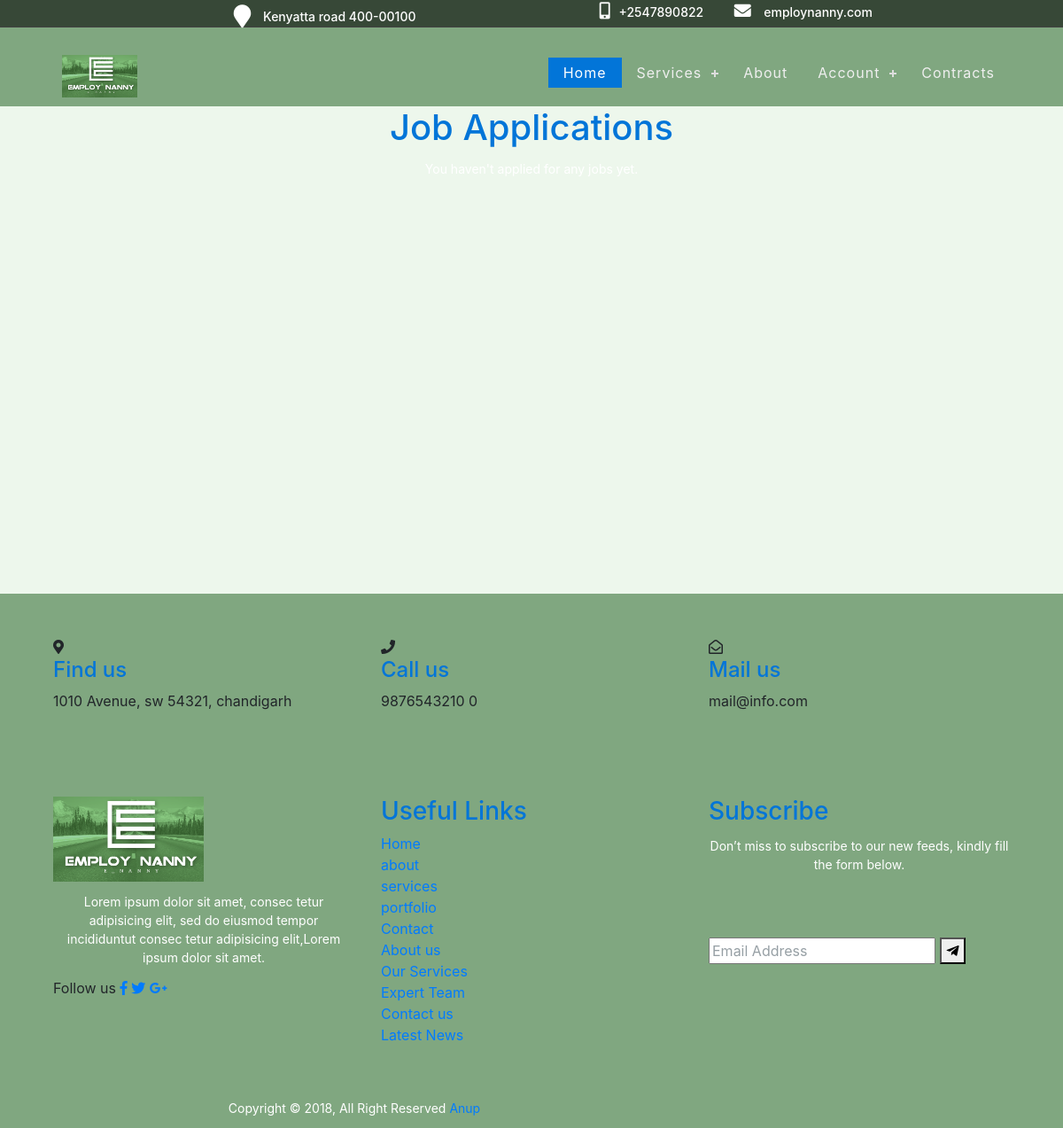
Page /job_application_status (signed in) on the earlier database version.
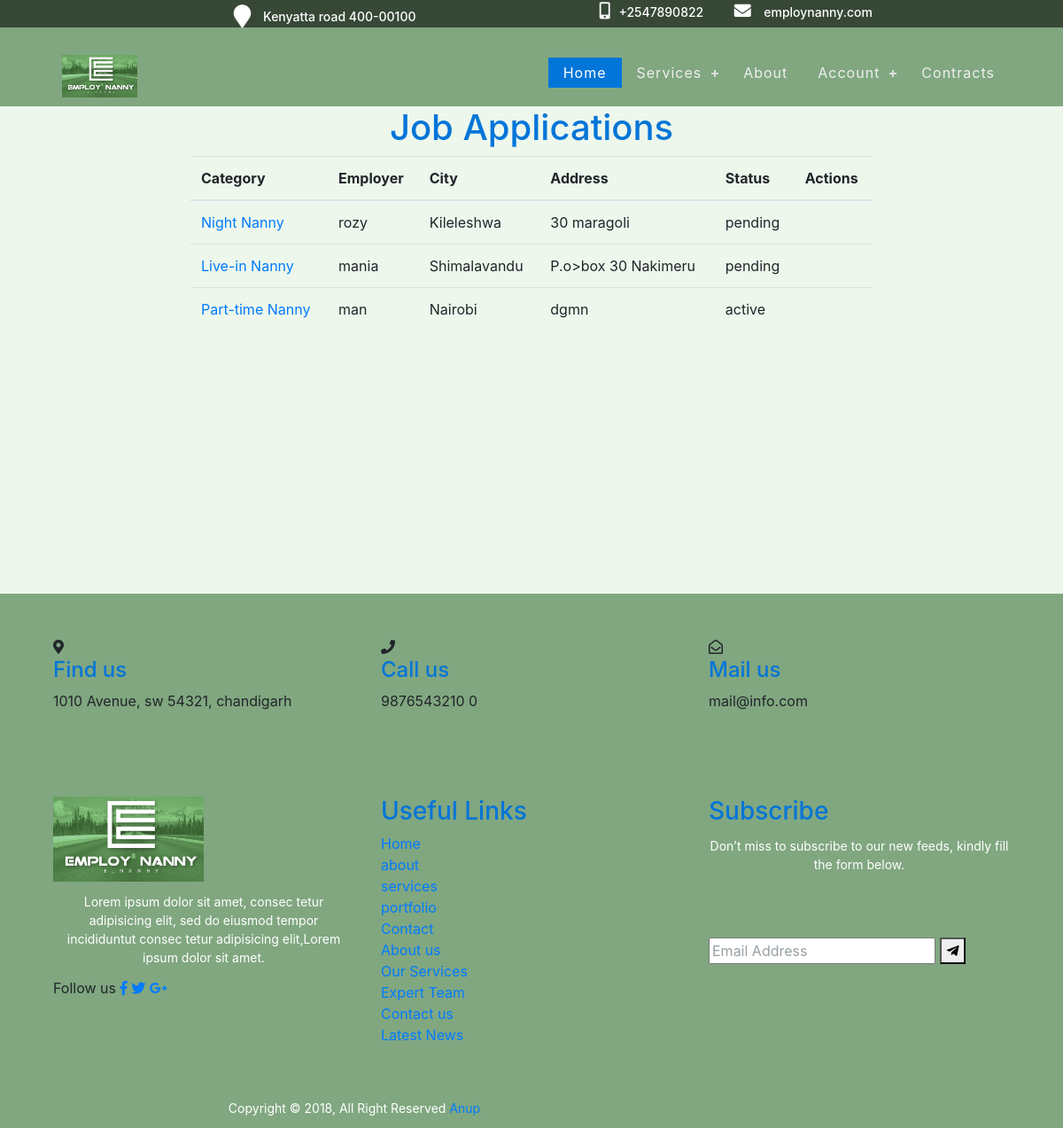
Same page on the later database version.
### jobapp/models.py (models this page shows, shortened)
class JobApplication(models.Model):
    job = models.ForeignKey(jobModel, on_delete=models.CASCADE)
    nanny = models.ForeignKey(NannyDetails, on_delete=models.CASCADE)
    status = models.CharField(
        max_length=20, choices=CONTRACT_STATUS, default='pending')
    notes = models.TextField(blank=True)

class jobModel(models.Model):
    employer = models.ForeignKey(User, on_delete=models.CASCADE)
    category = models.CharField(max_length=100, choices=CATEGORIES)
    city = models.CharField(max_length=100)
    addresss = models.CharField(max_length=100)
    salary = models.CharField(max_length=100)
    language = models.CharField(max_length=100)
    nanny_age = models.CharField(max_length=100, choices=AGE_GROUP_CHOICES)
    hours_per_day = models.IntegerField(default=2)
    start_date = models.DateField()
    years_of_experience = models.IntegerField(default=0)
    duration = models.CharField(max_length=100, choices=CONTRACT_DURATION)
    date_posted = models.DateTimeField(auto_now_add=True)
    job_description = models.TextField(blank=True)

### jobapp/views.py (the view)
# urls.py: path("job_application_status", views.application_status,
def application_status(request):
    nanny = request.user.nannydetails
    job_applications = JobApplication.objects.filter(nanny=nanny)
    context = {"job_applications": job_applications}
    for job_application in job_applications:
        contract = None
        try:
            contract = ContractModel.objects.get(
                job=job_application.job, nanny=nanny)
        except ContractModel.DoesNotExist:
            pass
        job_application.contract = contract
        context["contract"] = contract
    return render(request, 'jobapp/application_status.html', context)

### jobapp/templates/jobapp/application_status.html (shortened to what this page needs)
{% extends 'jobapp/base.html' %}
{% block content %}
<div class="container status-height">
  <h1>Job Applications</h1>
  {% if job_applications %}
    <table class="table">
      <thead>
        <tr>
          <th>Category</th>
          <th>Employer</th>
          <th>City</th>
          <th>Address</th>
          <th>Status</th>
          <th>Actions</th>
        </tr>
      </thead>
      <tbody>
        {% for job_application in job_applications %}
          <tr>
            <td><a href="{% url 'job_detail' job_id=job_application.job.id %}">{{ job_application.job.category }}</a></td>
            <td>{{ job_application.job.employer.username }}</td>
            <td>{{ job_application.job.city }}</td>
            <td>{{ job_application.job.addresss }}</td>
            <td>{{ job_application.status }}</td>
            <td>
            </td>
          </tr>
        {% endfor %}
      </tbody>
    </table>
  {% else %}
    <p>You haven't applied for any jobs yet.</p>
  {% endif %}
</div>
{% endblock content %}

### jobapp/templates/jobapp/base.html (shortened to what this page needs)
{%load static%}
<!DOCTYPE html>
<html lang="en">
<head>
    <link rel="stylesheet" href="https://maxcdn.bootstrapcdn.com/bootstrap/4.1.3/css/bootstrap.min.css">
<link rel="stylesheet" href="https://use.fontawesome.com/releases/v5.6.3/css/all.css">
<link rel="stylesheet" href="{%static 'css/base.css'%}"/>
<link rel="stylesheet" href="{%static 'css/registration.css'%}"/>
<link rel="stylesheet" href="{%static 'css/header.css'%}"/>
<link rel="stylesheet" href="{%static 'css/home.css'%}"/>
<link rel="stylesheet" href="{%static 'css/base.css'%}"/>
<link rel="stylesheet" href="{%static 'css/nannyDetails.css'%}"/>
</head>
<body>
   {%include 'jobapp/header.html'%}
   {%block content%} {%endblock content%}
   {%include 'jobapp/footer.html'%}
</body>
</html>

### jobapp/templates/jobapp/header.html (shortened to what this page needs)
{% load static %}
<header>
  <div class="header-top">
    <div class="container">
      <div class="row">
        <div class="col-md-5 col-sm-12 right_info">
          <p><i class="fa fa-map-marker"></i> Kenyatta road 400-00100</p>
        </div>
        <div class="col-md-7 col-sm-12 left_info">
          <ul>
            <li><i class="fa fa-mobile-alt"></i><a href="0740743521">+2547890822</a></li>
            <li>
              <i class="fa fa-envelope" aria-hidden="true"></i>
              <a href="home">employnanny.com</a>
            </li>
          </ul>
        </div>
      </div>
    </div>
  </div>
  <div class="header-main">
    <div class="head_container">
      <nav id="cssmenu">
        <div class="logo">
          <a href="{% url 'home' %}">
            <img class="logo3" src="{% static 'images/logo.png' %}" alt="P" />
          </a>
        </div>
        <ul>
          <li class="active"><a href="{% url 'home' %}">Home</a></li>
          <li>
            <a href="#">Services</a>
          </li>
          <li><a href="{%url 'about_us'%}">About</a></li>
          <li>
            <a href="#">Account</a>
          </li>
          <li><a href="#">Contracts</a></li>
        </ul>
      </nav>
    </div>
  </div>
</header>

### jobapp/templates/jobapp/footer.html
{%load static%}
<footer class="footer-section" style="background: rgb(128, 167, 128)">
  <div class="head_container">
    <div class="footer-cta pt-5 pb-5">
      <div class="row">
        <div class="col-xl-4 col-md-4 mb-30">
          <div class="single-cta">
            <i class="fas fa-map-marker-alt"></i>
            <div class="cta-text">
              <h4>Find us</h4>
              <span>1010 Avenue, sw 54321, chandigarh</span>
            </div>
          </div>
        </div>
        <div class="col-xl-4 col-md-4 mb-30">
          <div class="single-cta">
            <i class="fas fa-phone"></i>
            <div class="cta-text">
              <h4>Call us</h4>
              <span>9876543210 0</span>
            </div>
          </div>
        </div>
        <div class="col-xl-4 col-md-4 mb-30">
          <div class="single-cta">
            <i class="far fa-envelope-open"></i>
            <div class="cta-text">
              <h4>Mail us</h4>
              <span>mail@info.com</span>
            </div>
          </div>
        </div>
      </div>
    </div>
    <div class="footer-content pt-5 pb-5">
      <div class="row">
        <div class="col-xl-4 col-lg-4 mb-50">
          <div class="footer-widget">
            <div class="footer-logo">
              <a href="{%url 'home'%}"
                ><img
                  class="logo3"
                  src="{% static 'images/logo.png' %}"
                  alt="P"
                />
              </a>
            </div>
            <div class="footer-text">
              <p>
                Lorem ipsum dolor sit amet, consec tetur adipisicing elit, sed
                do eiusmod tempor incididuntut consec tetur adipisicing
                elit,Lorem ipsum dolor sit amet.
              </p>
            </div>
            <div class="footer-social-icon">
              <span>Follow us</span>
              <a href="#"><i class="fab fa-facebook-f facebook-bg"></i></a>
              <a href="#"><i class="fab fa-twitter twitter-bg"></i></a>
              <a href="#"><i class="fab fa-google-plus-g google-bg"></i></a>
            </div>
          </div>
        </div>
        <div class="col-xl-4 col-lg-4 col-md-6 mb-30">
          <div class="footer-widget">
            <div class="footer-widget-heading">
              <h3>Useful Links</h3>
            </div>
            <ul>
              <li><a href="#">Home</a></li>
              <li><a href="#">about</a></li>
              <li><a href="#">services</a></li>
              <li><a href="#">portfolio</a></li>
              <li><a href="#">Contact</a></li>
              <li><a href="#">About us</a></li>
              <li><a href="#">Our Services</a></li>
              <li><a href="#">Expert Team</a></li>
              <li><a href="#">Contact us</a></li>
              <li><a href="#">Latest News</a></li>
            </ul>
          </div>
        </div>
        <div class="col-xl-4 col-lg-4 col-md-6 mb-50">
          <div class="footer-widget">
            <div class="footer-widget-heading">
              <h3>Subscribe</h3>
            </div>
            <div class="footer-text mb-25">
              <p>
                Don’t miss to subscribe to our new feeds, kindly fill the form
                below.
              </p>
            </div>
            <div class="subscribe-form">
              <form action="#">
                <input type="text" placeholder="Email Address" />
                <button><i class="fab fa-telegram-plane"></i></button>
              </form>
            </div>
          </div>
        </div>
      </div>
    </div>
  </div>
  <div class="copyright-area">
    <div class="container">
      <div class="row">
        <div class="col-xl-6 col-lg-6 text-center text-lg-left">
          <div class="copyright-text">
            <p>
              Copyright &copy; 2018, All Right Reserved
              <a href="https://codepen.io/anupkumar92/">Anup</a>
            </p>
          </div>
        </div>
      </div>
    </div>
  </div>
</footer>

### static/css/base.css (style rules this page uses)
.status-height { min-height: 550px; }
p { color: white; }

### static/css/registration.css (style rules this page uses)
::placeholder { color: #969fa4; }
p { text-align: center; font-size: 14px; color: #090a09; margin: 12px 0; }
h1 { text-align: center; font-weight: 500; color: #636363; text-align: 31px; }
form { padding-top: 60px; }

### static/css/header.css (style rules this page uses)
h1, h2, h3, h4, h5, h6 { color: #0275d8; }
a, a:hover, a:focus, a:active { text-decoration: none; outline: none; }
body { background-color: rgb(237, 247, 236); }
header { background: rgb(128, 167, 128); }
.head_container { width: 90%; margin: 0 auto; }
ul { margin: 0; padding: 0; list-style: none; }
header { position: relative; width: 100%; background: rgb(128, 167, 128); z-index: 99; height: 120px; }
.header-top { padding: 1px 0px 1px 0px; background: rgba(0, 0, 0, 0.57); }
.left_info ul li { display: inline-block; margin-right: 30px; }
.left_info a { color: #fffefe; font-size: 14px; font-weight: 500; }
.left_info i.fa { font-size: 19px; color: #fff; padding-right: 10px; }
.right_info p { color: #fff; font-size: 14px; font-weight: 500; line-height: 20px; margin: 0; }
.left_info { text-align: right; }
.right_info i.fa { font-size: 26px; margin-right: 10px; position: relative; bottom: -4px; }
.left_info ul li:last-child { margin: 0px !important; }
.header-main { padding: 21px 0; border-top: 1px solid #424242; }
nav#cssmenu ul { float: right; margin-top: 13px; }
.logo { position: relative; z-index: 123; padding: 10px; font: 18px verdana; color: #6ddb07; float: left; }
.logo img { max-width: 170px; }
.logo a { color: #6ddb07; }
#cssmenu, #cssmenu ul, #cssmenu ul li, #cssmenu ul li a, #cssmenu #head-mobile { border: 0; list-style: none; line-height: 1; display: block; position: relative; -webkit-box-sizing: border-box; -moz-box-sizing: border-box; box-sizing: border-box; }
#cssmenu:after, #cssmenu > ul:after { content: "."; display: block; clear: both; visibility: hidden; line-height: 0; height: 0; }
#cssmenu > ul > li { float: left; }
#cssmenu > ul > li > a { padding: 9px 17px; font-size: 16px; letter-spacing: 1px; text-decoration: none; color: #efefef; }
#cssmenu > ul > li:hover > a, #cssmenu ul li.active a { color: #fff; }
#cssmenu > ul > li:hover, #cssmenu ul li.active:hover, #cssmenu ul li.active, #cssmenu ul li.has-sub.active:hover { background-color: #0275d8; -webkit-transition: background 0.3s ease; -ms-transition: background 0.3s ease; transition: background 0.3s ease; }
#cssmenu > ul > li.has-sub > a { padding-right: 30px; }
#cssmenu > ul > li.has-sub > a:after { position: absolute; top: 17px; right: 11px; width: 8px; height: 2px; display: block; background: #ddd; content: ""; }
#cssmenu > ul > li.has-sub > a:before { position: absolute; top: 14px; right: 14px; display: block; width: 2px; height: 8px; background: #ddd; content: ""; -webkit-transition: all 0.25s ease; -ms-transition: all 0.25s ease; transition: all 0.25s ease; }

### static/css/home.css (style rules this page uses)
img { width: 100%; }
.logo3 { height: 50%; width: 50%; }

### static/css/nannyDetails.css (style rules this page uses)
.container { margin-right: auto; margin-left: auto; max-width: 800px; }
.row { display: flex; flex-wrap: wrap; }

Differences in the rows shown:
added JobApplication: job.category "Night Nanny", job.employer.username "rozy", job.city "Kileleshwa", job.addresss "30 maragoli", status "pending"
added JobApplication: job.category "Live-in Nanny", job.employer.username "mania", job.city "Shimalavandu", job.addresss "P.o>box 30 Nakimeru", status "pending"
added JobApplication: job.category "Part-time Nanny", job.employer.username "man", job.city "Nairobi", job.addresss "dgmn", status "active"
Other differences:
text now shown: "Category Employer City Address Status Actions"
